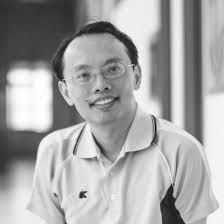
#> input picture python/images.png, 224 x 224 px
$ python -i stringart_gui.py   (imports and definitions only)
#> lines starting #> are read from the running program, lines starting #| are printed output that depends on the picture
from PIL import Image, ImageOps, ImageFilter
import numpy as np
import matplotlib.pyplot as plt
from skimage.draw import line
import serial
import time
import tkinter as tk
from tkinter import filedialog, messagebox
class StringArtGenerator:
    def __init__(self, image_path, num_nails=200, num_lines=3500, radius=300, weight=30.0):
        self.num_nails = num_nails
        self.num_lines = num_lines
        self.radius = radius
        self.weight = weight

        self.image = self.preprocess_image(image_path)
        self.height, self.width = self.image.shape
        self.data = self.image.copy()
        self.drawed = np.zeros_like(self.data)

        self.nails = self.generate_nails()
        self.paths = self.compute_paths()
        self.line_sequence = []

    def preprocess_image(self, image_path):
#> called with image_path = 'images.png'
        img = Image.open(image_path).convert('L')
        width, height = img.size
#> width = 224; height = 224
        if width>height:
            top = 0
            bottom = height
            left = (width-height)//2
            right = left+height
        else:
            left = 0
            right = width
#> right = 224
            top = (height-width)//2
#> top = 0
            bottom = top+width
#> bottom = 224
        img = img.crop((left,top,right,bottom))
        # img.show()
        img = ImageOps.invert(img)
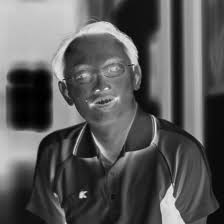
#> img: PIL image 224x224 L; min 0, max 250, mean 89.5
        img = ImageOps.autocontrast(img)
        img = img.filter(ImageFilter.EDGE_ENHANCE)
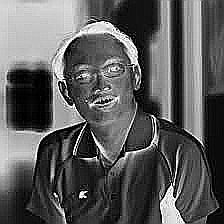
#> img: PIL image 224x224 L; min 0, max 255, mean 91.3
        img = img.resize((2*self.radius, 2*self.radius))
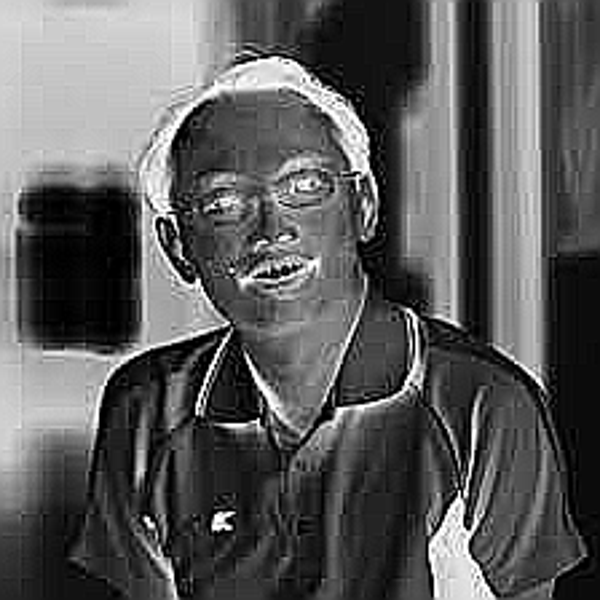
#> img: PIL image 600x600 L; min 0, max 255, mean 91.3
        # img = ImageOps.fit(img, (2*self.radius, 2*self.radius), centering=(0.5, 0.5))

        np_img = np.array(img)
        np_img = np.flipud(np_img).T
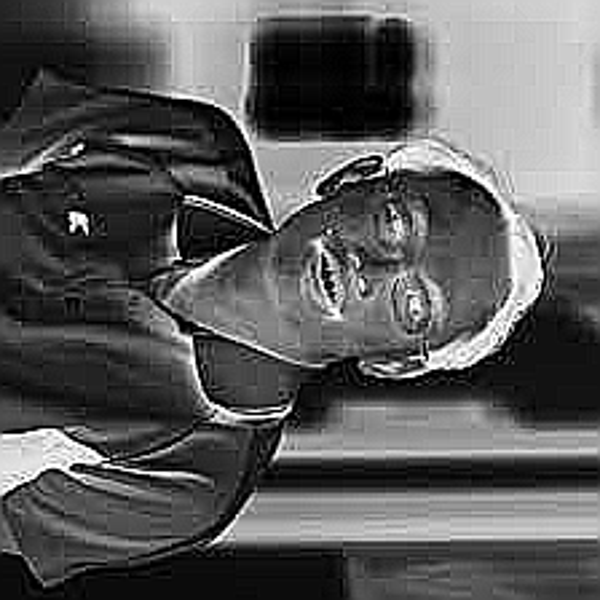
#> np_img: shape (600, 600); min 0, max 255, mean 91.3
        return np_img

    def generate_nails(self):
        angles = np.linspace(0, 2*np.pi, self.num_nails, endpoint=False)
        cx, cy = self.width // 2, self.height // 2
#> cx = 300; cy = 300
        return [
            (int(cy + self.radius * np.sin(a)), int(cx + self.radius * np.cos(a)))
            for a in angles
        ]

    def compute_paths(self):
        path_cache = [[None] * self.num_nails for _ in range(self.num_nails)]
        for i in range(self.num_nails):
            y0, x0 = self.nails[i]
            for j in range(self.num_nails):
                if i != j:
                    y1, x1 = self.nails[j]
                    rr, cc = line(y0, x0, y1, x1)
                    path_cache[i][j] = (rr, cc)
        return path_cache

    # [53 lines left out: functions draw_line, run, plot_result, not called in this run]

    def cal_error(self):
        a = np.sum(np.abs(self.drawed-self.image))
        return a

    # [11 lines left out: function send_serial, not called in this run]


user_params = {}
# [43 lines left out: function ask_user_input, not called in this run]
# [1 line not run here, left out]
# [1 line that did not run here, left out]
# [1 line that did not run here, left out]
# [1 line that did not run here, left out]
# [16 lines left out: functions line_sequence_to_point_sequence, export_to_arduino, not called in this run]

# [1 line that did not run here, left out]
# [5 lines not run here, left out]
# gen.semd_serial()


import subprocess
arduino_cli_path = "C:/Users/edwin/Downloads/arduino-cli_1.2.2_Windows_64bit/arduino-cli.exe"
# [9 lines left out: function upload_sketch, not called in this run]

# [1 line not run here, left out]

>>> result = StringArtGenerator('images.png').generate_nails()
